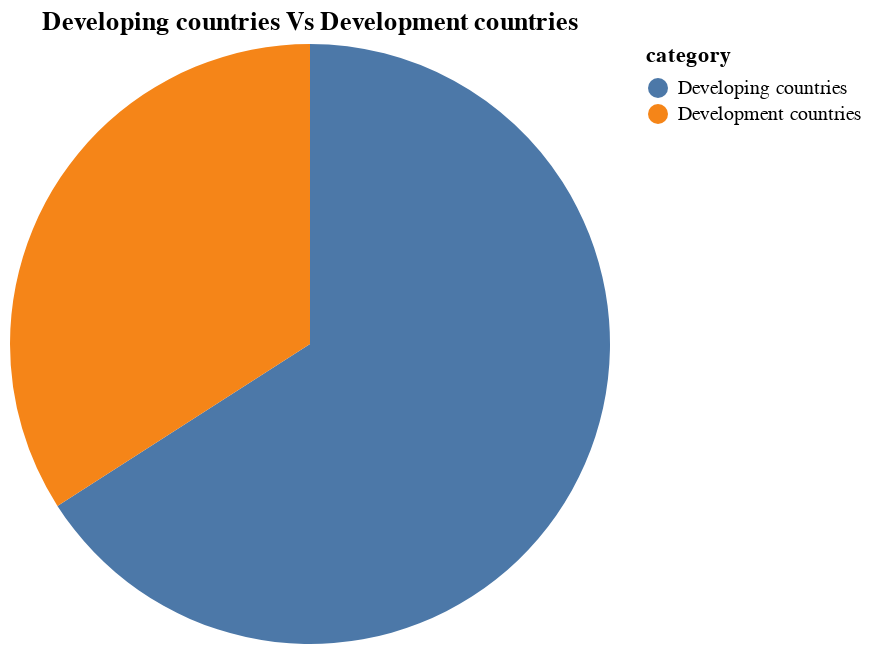

The specification (Vega-Lite) saved for this image:
### Vega-Lite specification from a JSON file in a GitHub repository (floating-point values rounded to 4 significant figures)
{"$schema": "https://vega.github.io/schema/vega-lite/v5.json", "title": "Developing countries Vs Development countries", "data": {"values": [{"category": "Developing countries", "value": 139426882}, {"category": "Development countries", "value": 72055637}]}, "mark": {"type": "arc", "tooltip": true}, "encoding": {"theta": {"field": "value", "type": "quantitative"}, "color": {"field": "category", "type": "nominal"}}}
